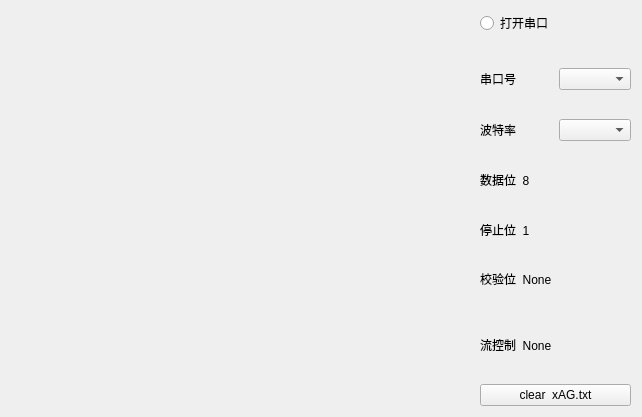
<?xml version="1.0" encoding="UTF-8"?>
<ui version="4.0">
 <class>Widget</class>
 <widget class="QWidget" name="Widget">
  <property name="geometry">
   <rect>
    <x>0</x>
    <y>0</y>
    <width>642</width>
    <height>417</height>
   </rect>
  </property>
  <property name="windowTitle">
   <string>Widget</string>
  </property>
  <layout class="QGridLayout" name="gridLayout">
   <item row="0" column="1" colspan="2">
    <widget class="QRadioButton" name="radioButton">
     <property name="text">
      <string>打开串口</string>
     </property>
    </widget>
   </item>
   <item row="1" column="0">
    <spacer name="horizontalSpacer">
     <property name="orientation">
      <enum>Qt::Horizontal</enum>
     </property>
     <property name="sizeHint" stdset="0">
      <size>
       <width>467</width>
       <height>20</height>
      </size>
     </property>
    </spacer>
   </item>
   <item row="1" column="1">
    <spacer name="verticalSpacer">
     <property name="orientation">
      <enum>Qt::Vertical</enum>
     </property>
     <property name="sizeHint" stdset="0">
      <size>
       <width>20</width>
       <height>27</height>
      </size>
     </property>
    </spacer>
   </item>
   <item row="2" column="0">
    <spacer name="horizontalSpacer_2">
     <property name="orientation">
      <enum>Qt::Horizontal</enum>
     </property>
     <property name="sizeHint" stdset="0">
      <size>
       <width>467</width>
       <height>20</height>
      </size>
     </property>
    </spacer>
   </item>
   <item row="2" column="1">
    <widget class="QLabel" name="label">
     <property name="text">
      <string>串口号</string>
     </property>
    </widget>
   </item>
   <item row="2" column="3">
    <widget class="QComboBox" name="comboBox"/>
   </item>
   <item row="3" column="1">
    <spacer name="verticalSpacer_2">
     <property name="orientation">
      <enum>Qt::Vertical</enum>
     </property>
     <property name="sizeHint" stdset="0">
      <size>
       <width>20</width>
       <height>18</height>
      </size>
     </property>
    </spacer>
   </item>
   <item row="4" column="0">
    <spacer name="horizontalSpacer_3">
     <property name="orientation">
      <enum>Qt::Horizontal</enum>
     </property>
     <property name="sizeHint" stdset="0">
      <size>
       <width>467</width>
       <height>20</height>
      </size>
     </property>
    </spacer>
   </item>
   <item row="4" column="1">
    <widget class="QLabel" name="label_2">
     <property name="text">
      <string>波特率</string>
     </property>
    </widget>
   </item>
   <item row="4" column="3">
    <widget class="QComboBox" name="comboBox2"/>
   </item>
   <item row="5" column="1">
    <spacer name="verticalSpacer_5">
     <property name="orientation">
      <enum>Qt::Vertical</enum>
     </property>
     <property name="sizeHint" stdset="0">
      <size>
       <width>20</width>
       <height>16</height>
      </size>
     </property>
    </spacer>
   </item>
   <item row="6" column="0">
    <spacer name="horizontalSpacer_4">
     <property name="orientation">
      <enum>Qt::Horizontal</enum>
     </property>
     <property name="sizeHint" stdset="0">
      <size>
       <width>467</width>
       <height>20</height>
      </size>
     </property>
    </spacer>
   </item>
   <item row="6" column="1" colspan="2">
    <widget class="QLabel" name="label_3">
     <property name="text">
      <string>数据位  8</string>
     </property>
    </widget>
   </item>
   <item row="7" column="1">
    <spacer name="verticalSpacer_6">
     <property name="orientation">
      <enum>Qt::Vertical</enum>
     </property>
     <property name="sizeHint" stdset="0">
      <size>
       <width>20</width>
       <height>17</height>
      </size>
     </property>
    </spacer>
   </item>
   <item row="8" column="0">
    <spacer name="horizontalSpacer_5">
     <property name="orientation">
      <enum>Qt::Horizontal</enum>
     </property>
     <property name="sizeHint" stdset="0">
      <size>
       <width>467</width>
       <height>20</height>
      </size>
     </property>
    </spacer>
   </item>
   <item row="8" column="1" colspan="2">
    <widget class="QLabel" name="label_4">
     <property name="text">
      <string>停止位  1</string>
     </property>
    </widget>
   </item>
   <item row="9" column="1">
    <spacer name="verticalSpacer_4">
     <property name="orientation">
      <enum>Qt::Vertical</enum>
     </property>
     <property name="sizeHint" stdset="0">
      <size>
       <width>20</width>
       <height>17</height>
      </size>
     </property>
    </spacer>
   </item>
   <item row="10" column="0">
    <spacer name="horizontalSpacer_6">
     <property name="orientation">
      <enum>Qt::Horizontal</enum>
     </property>
     <property name="sizeHint" stdset="0">
      <size>
       <width>467</width>
       <height>20</height>
      </size>
     </property>
    </spacer>
   </item>
   <item row="10" column="1" colspan="2">
    <widget class="QLabel" name="label_5">
     <property name="text">
      <string>校验位  None</string>
     </property>
    </widget>
   </item>
   <item row="11" column="1">
    <spacer name="verticalSpacer_3">
     <property name="orientation">
      <enum>Qt::Vertical</enum>
     </property>
     <property name="sizeHint" stdset="0">
      <size>
       <width>20</width>
       <height>40</height>
      </size>
     </property>
    </spacer>
   </item>
   <item row="12" column="0">
    <spacer name="horizontalSpacer_7">
     <property name="orientation">
      <enum>Qt::Horizontal</enum>
     </property>
     <property name="sizeHint" stdset="0">
      <size>
       <width>467</width>
       <height>20</height>
      </size>
     </property>
    </spacer>
   </item>
   <item row="12" column="1" colspan="2">
    <widget class="QLabel" name="label_6">
     <property name="text">
      <string>流控制  None</string>
     </property>
    </widget>
   </item>
   <item row="13" column="2">
    <spacer name="verticalSpacer_7">
     <property name="orientation">
      <enum>Qt::Vertical</enum>
     </property>
     <property name="sizeHint" stdset="0">
      <size>
       <width>20</width>
       <height>18</height>
      </size>
     </property>
    </spacer>
   </item>
   <item row="14" column="0">
    <spacer name="horizontalSpacer_8">
     <property name="orientation">
      <enum>Qt::Horizontal</enum>
     </property>
     <property name="sizeHint" stdset="0">
      <size>
       <width>468</width>
       <height>20</height>
      </size>
     </property>
    </spacer>
   </item>
   <item row="14" column="1" colspan="3">
    <widget class="QPushButton" name="pushButton">
     <property name="text">
      <string>clear  xAG.txt</string>
     </property>
    </widget>
   </item>
  </layout>
 </widget>
 <layoutdefault spacing="6" margin="11"/>
 <resources/>
 <connections/>
</ui>
